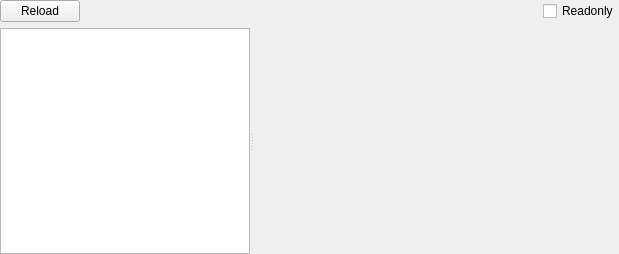
<?xml version="1.0" encoding="UTF-8"?>
<ui version="4.0">
 <class>MSDOSWidget</class>
 <widget class="QWidget" name="MSDOSWidget">
  <property name="geometry">
   <rect>
    <x>0</x>
    <y>0</y>
    <width>619</width>
    <height>254</height>
   </rect>
  </property>
  <property name="windowTitle">
   <string>MSDOS</string>
  </property>
  <layout class="QVBoxLayout" name="verticalLayout">
   <property name="leftMargin">
    <number>0</number>
   </property>
   <property name="topMargin">
    <number>0</number>
   </property>
   <property name="rightMargin">
    <number>0</number>
   </property>
   <property name="bottomMargin">
    <number>0</number>
   </property>
   <item>
    <layout class="QHBoxLayout" name="horizontalLayout">
     <property name="sizeConstraint">
      <enum>QLayout::SetDefaultConstraint</enum>
     </property>
     <item>
      <widget class="QPushButton" name="pushButtonReload">
       <property name="text">
        <string>Reload</string>
       </property>
      </widget>
     </item>
     <item>
      <spacer name="horizontalSpacer">
       <property name="orientation">
        <enum>Qt::Horizontal</enum>
       </property>
       <property name="sizeHint" stdset="0">
        <size>
         <width>40</width>
         <height>20</height>
        </size>
       </property>
      </spacer>
     </item>
     <item>
      <widget class="QCheckBox" name="checkBoxReadonly">
       <property name="text">
        <string>Readonly</string>
       </property>
      </widget>
     </item>
    </layout>
   </item>
   <item>
    <widget class="QSplitter" name="splitter">
     <property name="orientation">
      <enum>Qt::Horizontal</enum>
     </property>
     <widget class="QTreeWidget" name="treeWidgetNavi">
      <property name="sizePolicy">
       <sizepolicy hsizetype="Fixed" vsizetype="Expanding">
        <horstretch>0</horstretch>
        <verstretch>0</verstretch>
       </sizepolicy>
      </property>
      <property name="maximumSize">
       <size>
        <width>250</width>
        <height>16777215</height>
       </size>
      </property>
      <attribute name="headerVisible">
       <bool>false</bool>
      </attribute>
      <column>
       <property name="text">
        <string notr="true">1</string>
       </property>
      </column>
     </widget>
     <widget class="QStackedWidget" name="stackedWidgetInfo">
      <widget class="QWidget" name="page_HEX">
       <layout class="QVBoxLayout" name="verticalLayout_2">
        <property name="spacing">
         <number>0</number>
        </property>
        <property name="leftMargin">
         <number>0</number>
        </property>
        <property name="topMargin">
         <number>0</number>
        </property>
        <property name="rightMargin">
         <number>0</number>
        </property>
        <property name="bottomMargin">
         <number>0</number>
        </property>
        <item>
         <widget class="QHexViewWidget" name="widgetHex" native="true"/>
        </item>
       </layout>
      </widget>
      <widget class="QWidget" name="page_Strings">
       <layout class="QVBoxLayout" name="verticalLayout_5">
        <property name="leftMargin">
         <number>0</number>
        </property>
        <property name="topMargin">
         <number>0</number>
        </property>
        <property name="rightMargin">
         <number>0</number>
        </property>
        <property name="bottomMargin">
         <number>0</number>
        </property>
        <item>
         <widget class="SearchStringsWidget" name="widgetStrings" native="true"/>
        </item>
       </layout>
      </widget>
      <widget class="QWidget" name="page_MemoryMap">
       <layout class="QVBoxLayout" name="verticalLayout_6">
        <property name="leftMargin">
         <number>0</number>
        </property>
        <property name="topMargin">
         <number>0</number>
        </property>
        <property name="rightMargin">
         <number>0</number>
        </property>
        <property name="bottomMargin">
         <number>0</number>
        </property>
        <item>
         <widget class="XMemoryMapWidget" name="widgetMemoryMap" native="true"/>
        </item>
       </layout>
      </widget>
      <widget class="QWidget" name="page_Entropy">
       <layout class="QVBoxLayout" name="verticalLayout_7">
        <property name="leftMargin">
         <number>0</number>
        </property>
        <property name="topMargin">
         <number>0</number>
        </property>
        <property name="rightMargin">
         <number>0</number>
        </property>
        <property name="bottomMargin">
         <number>0</number>
        </property>
        <item>
         <widget class="XEntropyWidget" name="widgetEntropy" native="true"/>
        </item>
       </layout>
      </widget>
      <widget class="QWidget" name="page_Detect"/>
      <widget class="QWidget" name="page_DOS_HEADER">
       <layout class="QVBoxLayout" name="verticalLayout_3">
        <property name="leftMargin">
         <number>0</number>
        </property>
        <property name="topMargin">
         <number>0</number>
        </property>
        <property name="rightMargin">
         <number>0</number>
        </property>
        <property name="bottomMargin">
         <number>0</number>
        </property>
        <item>
         <widget class="QTableWidget" name="tableWidget_DOS_HEADER">
          <property name="editTriggers">
           <set>QAbstractItemView::NoEditTriggers</set>
          </property>
          <property name="selectionMode">
           <enum>QAbstractItemView::SingleSelection</enum>
          </property>
          <property name="selectionBehavior">
           <enum>QAbstractItemView::SelectRows</enum>
          </property>
          <attribute name="horizontalHeaderVisible">
           <bool>false</bool>
          </attribute>
          <attribute name="verticalHeaderVisible">
           <bool>false</bool>
          </attribute>
          <attribute name="verticalHeaderDefaultSectionSize">
           <number>21</number>
          </attribute>
         </widget>
        </item>
        <item>
         <widget class="ToolsWidget" name="widgetHex_DOS_HEADER" native="true">
          <property name="maximumSize">
           <size>
            <width>16777215</width>
            <height>200</height>
           </size>
          </property>
         </widget>
        </item>
       </layout>
      </widget>
      <widget class="QWidget" name="page_OVERLAY">
       <layout class="QVBoxLayout" name="verticalLayout_4">
        <property name="spacing">
         <number>1</number>
        </property>
        <property name="leftMargin">
         <number>1</number>
        </property>
        <property name="topMargin">
         <number>1</number>
        </property>
        <property name="rightMargin">
         <number>1</number>
        </property>
        <property name="bottomMargin">
         <number>1</number>
        </property>
        <item>
         <widget class="ToolsWidget" name="widgetHex_OVERLAY" native="true"/>
        </item>
       </layout>
      </widget>
     </widget>
    </widget>
   </item>
  </layout>
 </widget>
 <customwidgets>
  <customwidget>
   <class>ToolsWidget</class>
   <extends>QWidget</extends>
   <header>toolswidget.h</header>
   <container>1</container>
  </customwidget>
  <customwidget>
   <class>QHexViewWidget</class>
   <extends>QWidget</extends>
   <header>qhexviewwidget.h</header>
   <container>1</container>
  </customwidget>
  <customwidget>
   <class>SearchStringsWidget</class>
   <extends>QWidget</extends>
   <header>searchstringswidget.h</header>
   <container>1</container>
  </customwidget>
  <customwidget>
   <class>XMemoryMapWidget</class>
   <extends>QWidget</extends>
   <header>xmemorymapwidget.h</header>
   <container>1</container>
  </customwidget>
  <customwidget>
   <class>XEntropyWidget</class>
   <extends>QWidget</extends>
   <header>xentropywidget.h</header>
   <container>1</container>
  </customwidget>
 </customwidgets>
 <resources/>
 <connections/>
</ui>
